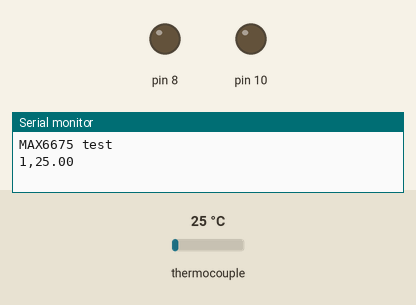
This sketch was run on a simulated Arduino Uno, built with avr-gcc and run on an emulated ATmega328P. Parts: output pins drawn as LEDs (lit = HIGH), the last lines printed to the serial monitor. The inputs (shaded band) are chosen by the test bench; at power-on: thermocouple 25 °C. Pins used as bus, display or sensor lines are not drawn.

Above: at 1.7 s.
1.8 s: thermocouple set to 75 °C
At 3.3 s:
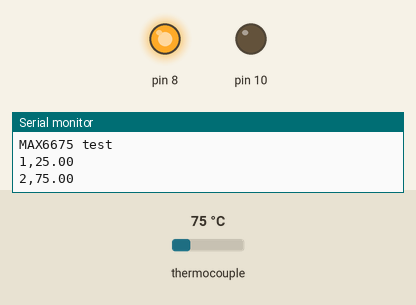
4.0 s: thermocouple set to 6 °C
At 5.0 s:
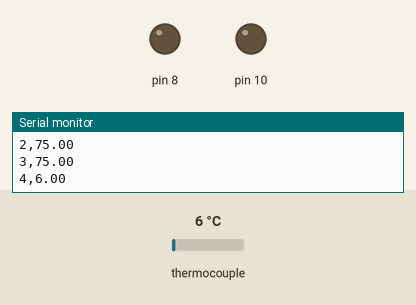
6.0 s: thermocouple set to 150 °C
At 7.9 s:
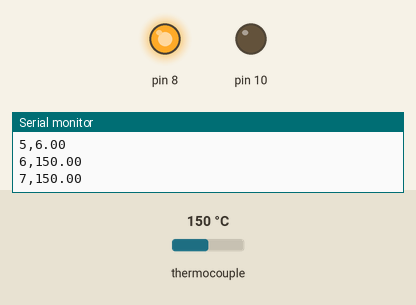
Timing chart, 0 to 9.4 s (numbered marks = the images above; inputs shaded):
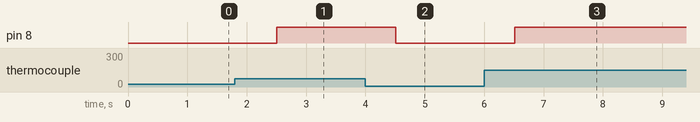

Measured:
- after the input at 1.8 s, pin 8: LOW → HIGH after 0.70 s
- after the input at 4.0 s, pin 8: HIGH → LOW after 0.51 s
- after the input at 6.0 s, pin 8: LOW → HIGH after 0.51 s

The sketch:

misura_temp_con_sonda_k.ino
```cpp
#include "max6675.h"

unsigned long old_millis=0;
unsigned long delta=600;
int minuti=1;
int thermoDO = 6;
int thermoCS = 5;
int thermoCLK = 4;
float valoretermocoppia=0;

MAX6675 thermocouple(thermoCLK, thermoCS, thermoDO);
int vccPin = 3;
int gndPin = 2;


void setup()
{
  Serial.begin(9600);
  pinMode(vccPin, OUTPUT); digitalWrite(vccPin, HIGH);
  pinMode(gndPin, OUTPUT); digitalWrite(gndPin, LOW);
  pinMode(8,OUTPUT);
    pinMode(10,OUTPUT);

  Serial.println("MAX6675 test");

  delay(500);
}

void loop()
{
  unsigned long now=millis();

  if(now>=old_millis+delta)
  {
  //digitalWrite (8,HIGH);
 // delay(10);
 // digitalWrite(8,LOW);
  Serial.print(minuti);
  Serial.print(",");
  Serial.println(thermocouple.readCelsius());
  valoretermocoppia=thermocouple.readCelsius();
  old_millis=now;
  minuti=minuti+1;
  if(valoretermocoppia>=28)
  {
  digitalWrite (8,HIGH);
  }

  if(valoretermocoppia<=27)
  {
    digitalWrite(8,LOW);
  }
  if((valoretermocoppia>=27)&&(valoretermocoppia<=28))
  {
     digitalWrite (10,HIGH);
  }
  else(digitalWrite (10,LOW));


  }
  delay(1000);
  // Serial.print("C = ");
  // millis() ;
  // Serial.println(thermocouple.readCelsius());
  //delay(1000);
}
```
